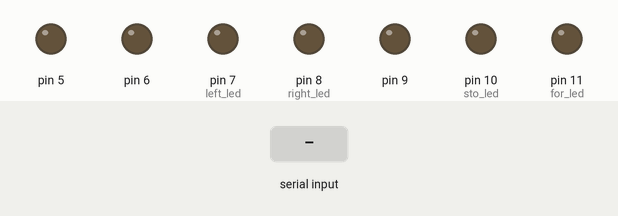
This sketch was run on a simulated Arduino Uno, built with avr-gcc and run on an emulated ATmega328P. On the bench: output pins drawn as LEDs (lit = HIGH). Inputs (shaded band) come from the test bench.

Above: at 1.2 s.
1.3 s: "f" received over Serial
At 2.2 s:
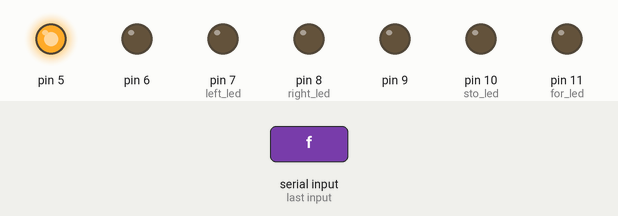
2.8 s: "b" received over Serial
At 3.3 s:
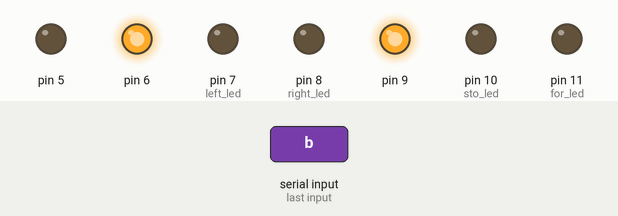
4.3 s: "l" received over Serial
At 5.5 s:
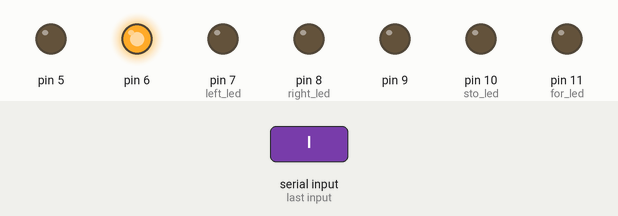
5.8 s: "r" received over Serial
At 6.8 s:
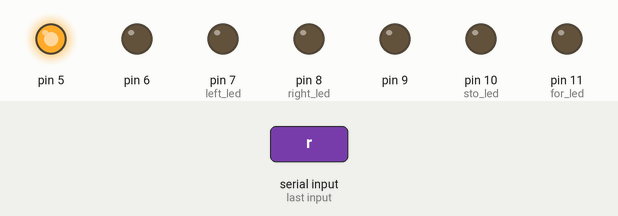
7.3 s: "s" received over Serial
At 7.9 s:
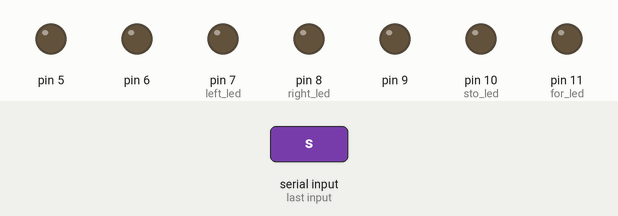
Timing chart, 0 to 9.8 s (numbered marks = the images above; inputs shaded):
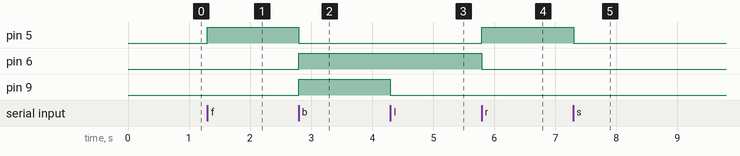

Measured:
- after the input at 1.3 s, pin 5: LOW → HIGH at once
- after the input at 2.8 s, pin 5: HIGH → LOW at once; pin 6, pin 9: LOW → HIGH at once
- after the input at 4.3 s, pin 9: HIGH → LOW at once
- after the input at 5.8 s, pin 5: LOW → HIGH at once; pin 6: HIGH → LOW at once
- after the input at 7.3 s, pin 5: HIGH → LOW at once

The sketch:

car_led_motor.ino
```cpp
#define left_led 7
#define right_led 8
#define dit digitalWrite
#define for_led 11
#define sto_led 10
void setup()
{
  pinMode(5, OUTPUT);
  pinMode(10, OUTPUT);
  pinMode(9, OUTPUT);
  pinMode(6, OUTPUT);
  pinMode(left_led,OUTPUT);
  pinMode(right_led,OUTPUT);
  pinMode(for_led,OUTPUT);
  pinMode(sto_led,OUTPUT);
  Serial.begin(9600);
}

int income=0;

void loop()
{
  while(1)
  {
    income=Serial.read();
    led_off();
    switch(income)
    {
      case 'f':
      forward();break;
      case 'b':
      backword();break;
      case 'r':
      right();break;
      case 's':
      stop();break;
      case 'l':
      left();break;
      default:break;
    }
  }
}
void forward()
{
  dit(5,HIGH);
  dit(10,HIGH);
  dit(6,LOW);
  dit(9,LOW);
  dit(for_led,HIGH);
}
void backword()
{
  dit(6,HIGH);
  dit(9,HIGH);
  dit(5,LOW);
  dit(10,LOW);
  dit(sto_led,HIGH);
}
void right()
{
  dit(5,HIGH);
  dit(10,HIGH);
  dit(6,LOW);
  dit(9,LOW);
  dit(right_led,HIGH);
}
void left()
{
  dit(6,HIGH);
  dit(10,HIGH);
  dit(5,LOW);
  dit(9,LOW);
  dit(left_led,HIGH);
}
void stop()
{
  dit(5,LOW);
  dit(10,LOW);
  dit(6,LOW);
  dit(9,LOW);
  dit(sto_led,HIGH);
}
void led_off()
{
  dit(left_led,LOW);
  dit(right_led,LOW);
  dit(for_led,LOW);
  dit(sto_led,LOW);
}
```
